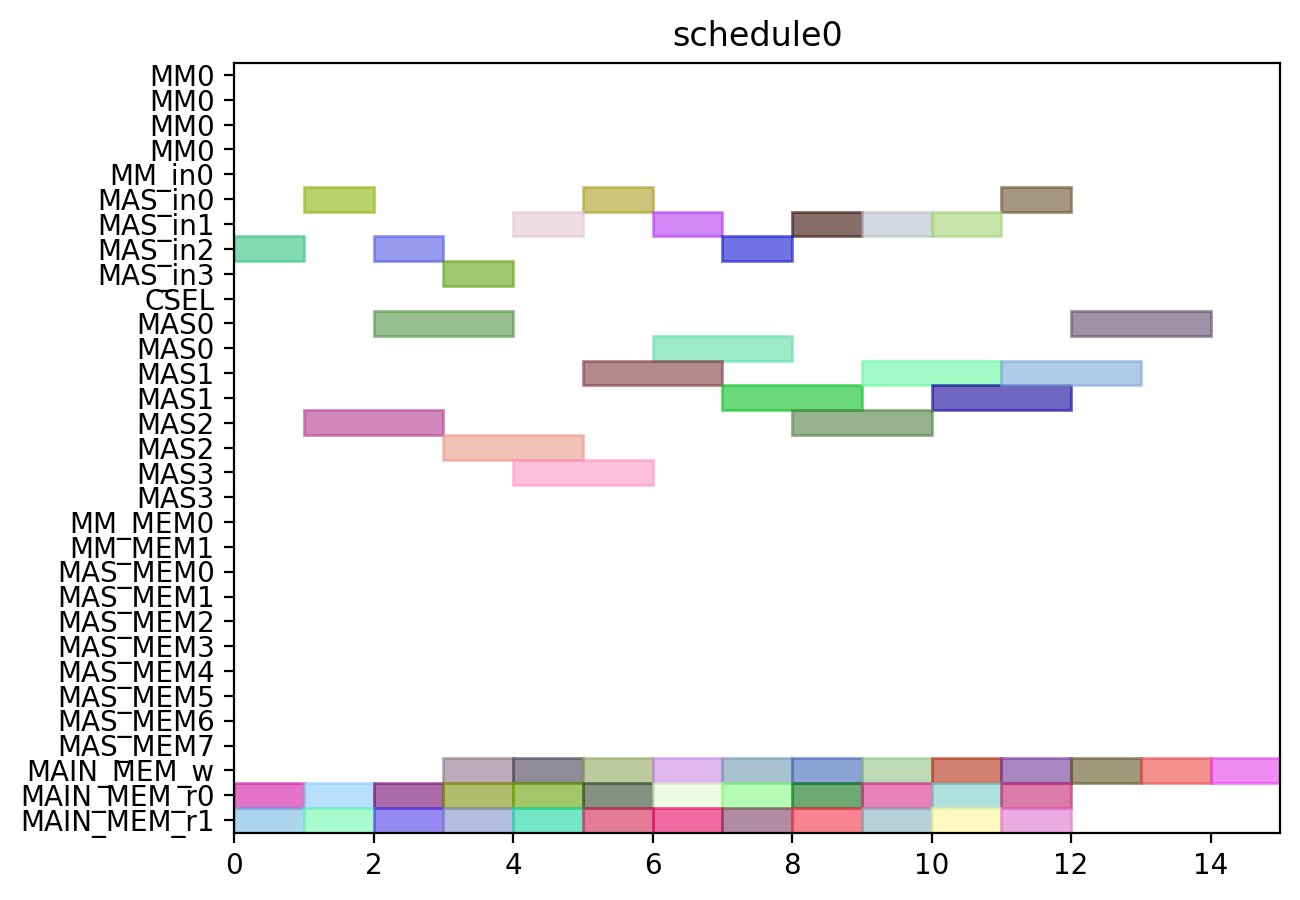

Here is the Python script that generated this plot:
from pyschedule import Scenario, solvers, plotters, alt


def solve():
	horizon = 120
	S = Scenario("schedule0", horizon=horizon)

	# resource
	MM = S.Resources('MM', num=1, size=4)
	MM_in = S.Resources('MM_in', num=1)
	MAS_in = S.Resources('MAS_in', num=4)
	CSEL = S.Resource('CSEL')
	MAS = S.Resources('MAS', num=4, size=2, periods=range(1, horizon))
	MM_MEM = S.Resources('MM_MEM', num=2)
	MAS_MEM = S.Resources('MAS_MEM', num=8)
	MAIN_MEM_w = S.Resource('MAIN_MEM_w', size=1)
	MAIN_MEM_r = S.Resources('MAIN_MEM_r', num=2)

	# result of previous scheduling

	# new tasks
	c000 = S.Task('c000', length=2, delay_cost=1)
	c000 += alt(MAS)
	c000_in = S.Task('c000_in', length=1, delay_cost=1)
	c000_in += alt(MAS_in)
	S += c000_in*MAS_in[0]<=c000*MAS[0]

	S += c000_in*MAS_in[1]<=c000*MAS[1]

	S += c000_in*MAS_in[2]<=c000*MAS[2]

	S += c000_in*MAS_in[3]<=c000*MAS[3]

	S += 0<c000

	c000_w = S.Task('c000_w', length=1, delay_cost=1)
	c000_w += alt(MAIN_MEM_w)
	S += c000 <= c000_w

	c000_mem0 = S.Task('c000_mem0', length=1, delay_cost=1)
	c000_mem0 += MAIN_MEM_r[0]
	S += c000_mem0 <= c000

	c000_mem1 = S.Task('c000_mem1', length=1, delay_cost=1)
	c000_mem1 += MAIN_MEM_r[1]
	S += c000_mem1 <= c000

	c001 = S.Task('c001', length=2, delay_cost=1)
	c001 += alt(MAS)
	c001_in = S.Task('c001_in', length=1, delay_cost=1)
	c001_in += alt(MAS_in)
	S += c001_in*MAS_in[0]<=c001*MAS[0]

	S += c001_in*MAS_in[1]<=c001*MAS[1]

	S += c001_in*MAS_in[2]<=c001*MAS[2]

	S += c001_in*MAS_in[3]<=c001*MAS[3]

	S += 0<c001

	c001_w = S.Task('c001_w', length=1, delay_cost=1)
	c001_w += alt(MAIN_MEM_w)
	S += c001 <= c001_w

	c001_mem0 = S.Task('c001_mem0', length=1, delay_cost=1)
	c001_mem0 += MAIN_MEM_r[0]
	S += c001_mem0 <= c001

	c001_mem1 = S.Task('c001_mem1', length=1, delay_cost=1)
	c001_mem1 += MAIN_MEM_r[1]
	S += c001_mem1 <= c001

	c010 = S.Task('c010', length=2, delay_cost=1)
	c010 += alt(MAS)
	c010_in = S.Task('c010_in', length=1, delay_cost=1)
	c010_in += alt(MAS_in)
	S += c010_in*MAS_in[0]<=c010*MAS[0]

	S += c010_in*MAS_in[1]<=c010*MAS[1]

	S += c010_in*MAS_in[2]<=c010*MAS[2]

	S += c010_in*MAS_in[3]<=c010*MAS[3]

	S += 0<c010

	c010_w = S.Task('c010_w', length=1, delay_cost=1)
	c010_w += alt(MAIN_MEM_w)
	S += c010 <= c010_w

	c010_mem0 = S.Task('c010_mem0', length=1, delay_cost=1)
	c010_mem0 += MAIN_MEM_r[0]
	S += c010_mem0 <= c010

	c010_mem1 = S.Task('c010_mem1', length=1, delay_cost=1)
	c010_mem1 += MAIN_MEM_r[1]
	S += c010_mem1 <= c010

	c011 = S.Task('c011', length=2, delay_cost=1)
	c011 += alt(MAS)
	c011_in = S.Task('c011_in', length=1, delay_cost=1)
	c011_in += alt(MAS_in)
	S += c011_in*MAS_in[0]<=c011*MAS[0]

	S += c011_in*MAS_in[1]<=c011*MAS[1]

	S += c011_in*MAS_in[2]<=c011*MAS[2]

	S += c011_in*MAS_in[3]<=c011*MAS[3]

	S += 0<c011

	c011_w = S.Task('c011_w', length=1, delay_cost=1)
	c011_w += alt(MAIN_MEM_w)
	S += c011 <= c011_w

	c011_mem0 = S.Task('c011_mem0', length=1, delay_cost=1)
	c011_mem0 += MAIN_MEM_r[0]
	S += c011_mem0 <= c011

	c011_mem1 = S.Task('c011_mem1', length=1, delay_cost=1)
	c011_mem1 += MAIN_MEM_r[1]
	S += c011_mem1 <= c011

	c100 = S.Task('c100', length=2, delay_cost=1)
	c100 += alt(MAS)
	c100_in = S.Task('c100_in', length=1, delay_cost=1)
	c100_in += alt(MAS_in)
	S += c100_in*MAS_in[0]<=c100*MAS[0]

	S += c100_in*MAS_in[1]<=c100*MAS[1]

	S += c100_in*MAS_in[2]<=c100*MAS[2]

	S += c100_in*MAS_in[3]<=c100*MAS[3]

	S += 0<c100

	c100_w = S.Task('c100_w', length=1, delay_cost=1)
	c100_w += alt(MAIN_MEM_w)
	S += c100 <= c100_w

	c100_mem0 = S.Task('c100_mem0', length=1, delay_cost=1)
	c100_mem0 += MAIN_MEM_r[0]
	S += c100_mem0 <= c100

	c100_mem1 = S.Task('c100_mem1', length=1, delay_cost=1)
	c100_mem1 += MAIN_MEM_r[1]
	S += c100_mem1 <= c100

	c101 = S.Task('c101', length=2, delay_cost=1)
	c101 += alt(MAS)
	c101_in = S.Task('c101_in', length=1, delay_cost=1)
	c101_in += alt(MAS_in)
	S += c101_in*MAS_in[0]<=c101*MAS[0]

	S += c101_in*MAS_in[1]<=c101*MAS[1]

	S += c101_in*MAS_in[2]<=c101*MAS[2]

	S += c101_in*MAS_in[3]<=c101*MAS[3]

	S += 0<c101

	c101_w = S.Task('c101_w', length=1, delay_cost=1)
	c101_w += alt(MAIN_MEM_w)
	S += c101 <= c101_w

	c101_mem0 = S.Task('c101_mem0', length=1, delay_cost=1)
	c101_mem0 += MAIN_MEM_r[0]
	S += c101_mem0 <= c101

	c101_mem1 = S.Task('c101_mem1', length=1, delay_cost=1)
	c101_mem1 += MAIN_MEM_r[1]
	S += c101_mem1 <= c101

	c110 = S.Task('c110', length=2, delay_cost=1)
	c110 += alt(MAS)
	c110_in = S.Task('c110_in', length=1, delay_cost=1)
	c110_in += alt(MAS_in)
	S += c110_in*MAS_in[0]<=c110*MAS[0]

	S += c110_in*MAS_in[1]<=c110*MAS[1]

	S += c110_in*MAS_in[2]<=c110*MAS[2]

	S += c110_in*MAS_in[3]<=c110*MAS[3]

	S += 0<c110

	c110_w = S.Task('c110_w', length=1, delay_cost=1)
	c110_w += alt(MAIN_MEM_w)
	S += c110 <= c110_w

	c110_mem0 = S.Task('c110_mem0', length=1, delay_cost=1)
	c110_mem0 += MAIN_MEM_r[0]
	S += c110_mem0 <= c110

	c110_mem1 = S.Task('c110_mem1', length=1, delay_cost=1)
	c110_mem1 += MAIN_MEM_r[1]
	S += c110_mem1 <= c110

	c111 = S.Task('c111', length=2, delay_cost=1)
	c111 += alt(MAS)
	c111_in = S.Task('c111_in', length=1, delay_cost=1)
	c111_in += alt(MAS_in)
	S += c111_in*MAS_in[0]<=c111*MAS[0]

	S += c111_in*MAS_in[1]<=c111*MAS[1]

	S += c111_in*MAS_in[2]<=c111*MAS[2]

	S += c111_in*MAS_in[3]<=c111*MAS[3]

	S += 0<c111

	c111_w = S.Task('c111_w', length=1, delay_cost=1)
	c111_w += alt(MAIN_MEM_w)
	S += c111 <= c111_w

	c111_mem0 = S.Task('c111_mem0', length=1, delay_cost=1)
	c111_mem0 += MAIN_MEM_r[0]
	S += c111_mem0 <= c111

	c111_mem1 = S.Task('c111_mem1', length=1, delay_cost=1)
	c111_mem1 += MAIN_MEM_r[1]
	S += c111_mem1 <= c111

	c200 = S.Task('c200', length=2, delay_cost=1)
	c200 += alt(MAS)
	c200_in = S.Task('c200_in', length=1, delay_cost=1)
	c200_in += alt(MAS_in)
	S += c200_in*MAS_in[0]<=c200*MAS[0]

	S += c200_in*MAS_in[1]<=c200*MAS[1]

	S += c200_in*MAS_in[2]<=c200*MAS[2]

	S += c200_in*MAS_in[3]<=c200*MAS[3]

	S += 0<c200

	c200_w = S.Task('c200_w', length=1, delay_cost=1)
	c200_w += alt(MAIN_MEM_w)
	S += c200 <= c200_w

	c200_mem0 = S.Task('c200_mem0', length=1, delay_cost=1)
	c200_mem0 += MAIN_MEM_r[0]
	S += c200_mem0 <= c200

	c200_mem1 = S.Task('c200_mem1', length=1, delay_cost=1)
	c200_mem1 += MAIN_MEM_r[1]
	S += c200_mem1 <= c200

	c201 = S.Task('c201', length=2, delay_cost=1)
	c201 += alt(MAS)
	c201_in = S.Task('c201_in', length=1, delay_cost=1)
	c201_in += alt(MAS_in)
	S += c201_in*MAS_in[0]<=c201*MAS[0]

	S += c201_in*MAS_in[1]<=c201*MAS[1]

	S += c201_in*MAS_in[2]<=c201*MAS[2]

	S += c201_in*MAS_in[3]<=c201*MAS[3]

	S += 0<c201

	c201_w = S.Task('c201_w', length=1, delay_cost=1)
	c201_w += alt(MAIN_MEM_w)
	S += c201 <= c201_w

	c201_mem0 = S.Task('c201_mem0', length=1, delay_cost=1)
	c201_mem0 += MAIN_MEM_r[0]
	S += c201_mem0 <= c201

	c201_mem1 = S.Task('c201_mem1', length=1, delay_cost=1)
	c201_mem1 += MAIN_MEM_r[1]
	S += c201_mem1 <= c201

	c210 = S.Task('c210', length=2, delay_cost=1)
	c210 += alt(MAS)
	c210_in = S.Task('c210_in', length=1, delay_cost=1)
	c210_in += alt(MAS_in)
	S += c210_in*MAS_in[0]<=c210*MAS[0]

	S += c210_in*MAS_in[1]<=c210*MAS[1]

	S += c210_in*MAS_in[2]<=c210*MAS[2]

	S += c210_in*MAS_in[3]<=c210*MAS[3]

	S += 0<c210

	c210_w = S.Task('c210_w', length=1, delay_cost=1)
	c210_w += alt(MAIN_MEM_w)
	S += c210 <= c210_w

	c210_mem0 = S.Task('c210_mem0', length=1, delay_cost=1)
	c210_mem0 += MAIN_MEM_r[0]
	S += c210_mem0 <= c210

	c210_mem1 = S.Task('c210_mem1', length=1, delay_cost=1)
	c210_mem1 += MAIN_MEM_r[1]
	S += c210_mem1 <= c210

	c211 = S.Task('c211', length=2, delay_cost=1)
	c211 += alt(MAS)
	c211_in = S.Task('c211_in', length=1, delay_cost=1)
	c211_in += alt(MAS_in)
	S += c211_in*MAS_in[0]<=c211*MAS[0]

	S += c211_in*MAS_in[1]<=c211*MAS[1]

	S += c211_in*MAS_in[2]<=c211*MAS[2]

	S += c211_in*MAS_in[3]<=c211*MAS[3]

	S += 0<c211

	c211_w = S.Task('c211_w', length=1, delay_cost=1)
	c211_w += alt(MAIN_MEM_w)
	S += c211 <= c211_w

	c211_mem0 = S.Task('c211_mem0', length=1, delay_cost=1)
	c211_mem0 += MAIN_MEM_r[0]
	S += c211_mem0 <= c211

	c211_mem1 = S.Task('c211_mem1', length=1, delay_cost=1)
	c211_mem1 += MAIN_MEM_r[1]
	S += c211_mem1 <= c211

	solvers.mip.solve(S,msg=1,kind='CPLEX',ratio_gap=1.01)

	solution = [['hoge']*len(S.solution()[1]) for i in range(len(S.solution()))]
	for i in range(len(S.solution())):
		for j in range(len(S.solution()[i])):
			solution[i][j]=str(S.solution()[i][j])
	print(solution)

	cycles = int(solution[-1][3])

	pic_file_name = "/home/mfukuda/ABE/multiRAM_multiMAS_16mux/scheduling_result/stage4MM1_stage2MAS4/CONJ/schedule0.png"
	if(S.solution() != []):
		plotters.matplotlib.plot(S,img_filename=pic_file_name, show_task_labels=False, fig_size=(cycles*0.25+3, 5))

	return solution
